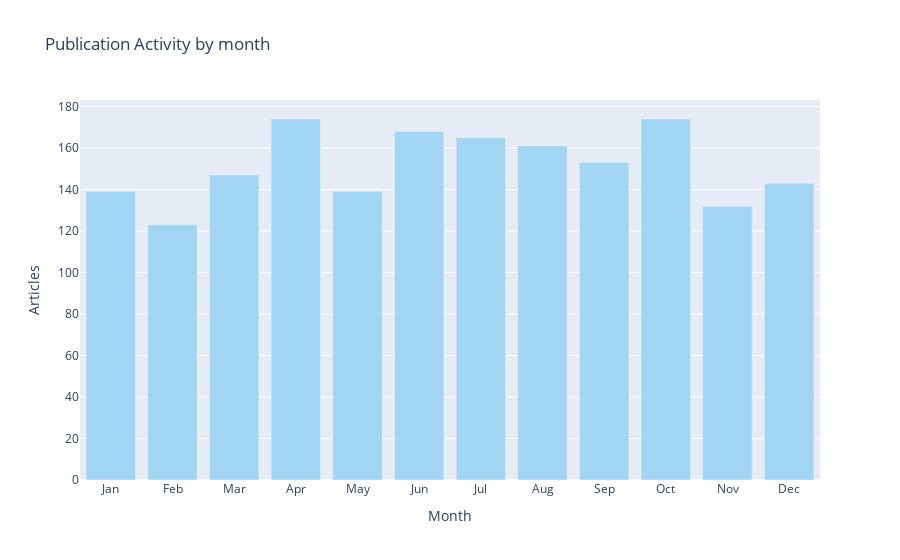

Source (notebook cell):
### Code cell
# replace month
article_file = potential_customers_2016.groupby(['Month']).sum().reset_index()
#article_file1 = potential_customers_2016.groupby(['Month']).count().reset_index()
article_file.head()
article_file['Month'] = article_file['Month'].apply(lambda row: setyear(row))


def graph(xaxis,yaxis):
    plt.figure(figsize = (10,8))
    data = go.Data([go.Bar(x=xaxis,
                y=yaxis,
                name="Number of articles",
                marker=dict(color='#A2D5F2'))])
    # Edit the layout
    layout = dict(title = "Publication Activity by month",
              xaxis = dict(title = 'Month'),
              yaxis = dict(title = 'Articles')
              )
    fig = dict(data=data, layout=layout)
    py.iplot(fig)
    
print("The below plot shows the number articles posted by each month in different media. When compared to other months, there are a greater number of articles posted in April, October, June, July months. Based on this We can also calculate the Potential customers for each month by calculating how many people are visiting websites after seeing the article and which media posting a greater number of articles.")

print(pd.DataFrame(article_file, columns = ["Month","Articles_per_month"]))

graph(article_file['Month'],article_file['Articles_per_month'])

### Figure 1 — Plotly figure (JSON) as saved in the notebook; plotly's stock layout.template omitted (floating-point values rounded to 4 significant figures)
{"data": [{"marker": {"color": "#A2D5F2"}, "name": "Number of articles", "type": "bar", "x": ["Jan", "Feb", "Mar", "Apr", "May", "Jun", "Jul", "Aug", "Sep", "Oct", "Nov", "Dec"], "y": [139, 123, 147, 174, 139, 168, 165, 161, 153, 174, 132, 143]}], "layout": {"title": {"text": "Publication Activity by month"}, "xaxis": {"title": {"text": "Month"}}, "yaxis": {"title": {"text": "Articles"}}}}
